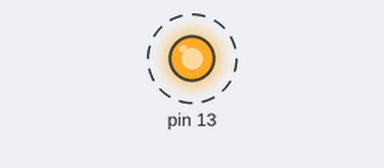
Bench run of a sketch on a simulated Arduino Uno, built with avr-gcc and run on an emulated ATmega328P. Shown: output pins drawn as LEDs (lit = HIGH). Dashed ring = blinking.

Above: at 0.5 s.
Timing chart, 0 to 4.6 s (numbered marks = the images above):
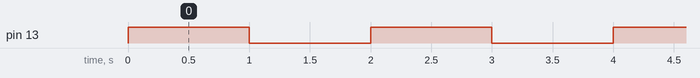

Measured:
- by itself, pin 13: alternates HIGH for 1.0 s and LOW for 1.0 s

The sketch:

12.ino
```cpp
void setup() {
  //pinMode(13, OUTPUT);
  DDRB |= 0x20;
}

void loop() {
  //digitalWrite(13, HIGH);
  PORTB |= 0x20;
  delay(1000);
  //digitalWrite(13, LOW);
  PORTB &= ~0x20;
  delay(1000);
}
```
